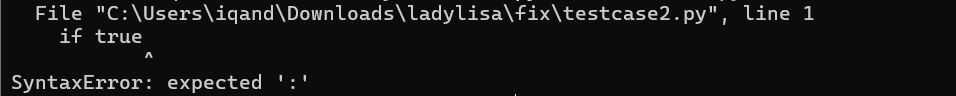
#> input picture temp/capture_1776363104.png, 956 x 96 px; its folder holds only this picture in this run
$ python tessa.py
#> lines starting #> are read from the running program, lines starting #| are printed output that depends on the picture
import cv2
import pytesseract
import os
import time
import numpy as np
import re
from pytesseract import TesseractError

# -----------------------------
# CONFIG
# -----------------------------

# 🔥 FORCE TESSERACT PATH (IMPORTANT)
pytesseract.pytesseract.tesseract_cmd = r"C:\Program Files\Tesseract-OCR\tesseract.exe"

TEMP_DIR = os.path.join(
    os.path.dirname(os.path.dirname(os.path.abspath(__file__))),
    "temp"
)

# 🔥 ENSURE TEMP DIRECTORY EXISTS
if not os.path.exists(TEMP_DIR):
    os.makedirs(TEMP_DIR)


# -----------------------------
# 1. GET LATEST IMAGE
# -----------------------------

def get_latest_image(temp_dir):
#> in extract_text_from_screenshot, img is the input picture: shape (96, 956, 3); mean B, G, R 21.4, 21.4, 21.4
    files = [
        os.path.join(temp_dir, f)
        for f in os.listdir(temp_dir)
        if f.endswith(".png")
    ]

    if not files:
        return None

    return max(files, key=os.path.getctime)


# -----------------------------
# 2. TERMINAL DETECTION
# -----------------------------

def is_terminal_screen(gray, text):
#> called with text = ''
    mean = gray.mean()
#> mean = 21.4
    std = gray.std()
#> std = 38.28

    visual_ok = (mean < 200) and (std > 20)
#> visual_ok = True

    lines = [l for l in text.split("\n") if l.strip()]
    density_ok = len(lines) >= 5

    terminal_chars = ["$", ">", ":", "/", "\\"]
    char_score = sum(any(c in line for c in terminal_chars) for line in lines)
    char_ok = char_score >= 2

    return sum([visual_ok, density_ok, char_ok]) >= 2


# -----------------------------
# 3. PREPROCESSING
# -----------------------------

def preprocess(img):
    gray = cv2.cvtColor(img, cv2.COLOR_BGR2GRAY)

    if gray.mean() < 127:
        gray = cv2.bitwise_not(gray)
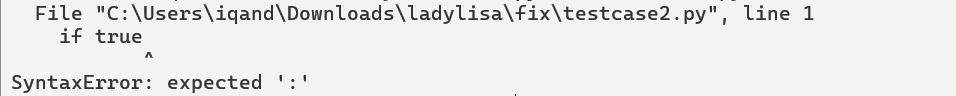
#> gray: shape (96, 956); min 12, max 243, mean 233.6

    h, w = gray.shape
#> h = 96; w = 956

    scale = 3 if w < 1000 else 2
#> scale = 3

    resized = cv2.resize(
        gray,
        None,
        fx=scale,
        fy=scale,
        interpolation=cv2.INTER_CUBIC
    )
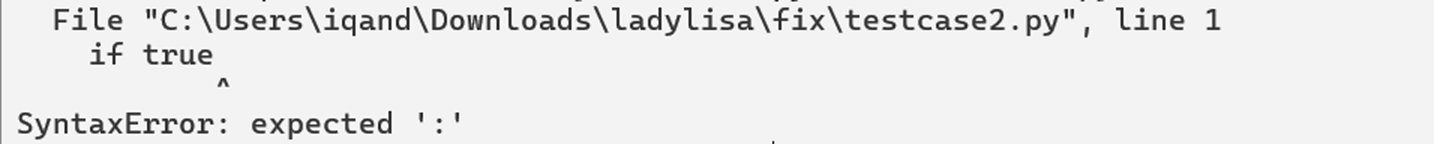
#> resized: shape (288, 2868) (shown at 1/2 size); min 0, max 255, mean 233.5

    return resized


# -----------------------------
# 4. CLEAN OUTPUT
# -----------------------------

# [106 lines left out: functions clean_text, merge_broken_paths, clean_path, fix_paths_in_text, process_ocr_output, process_saved_file and 1 more, not called in this run]


# -----------------------------
# 7. MAIN PIPELINE
# -----------------------------

def extract_text_from_screenshot():
    image_path = get_latest_image(TEMP_DIR)

    if not image_path:
        print("[OCR] No image found")
        return

    print(f"[OCR] Processing image: {image_path}")

    img = cv2.imread(image_path)

    if img is None:
        print("[OCR] Failed to load image")
        return

    gray = cv2.cvtColor(img, cv2.COLOR_BGR2GRAY)

    # Pre-check (light OCR)
    try:
        pre_text = pytesseract.image_to_string(gray, config="--psm 6")
    except TesseractError as e:
        print(f"[OCR] Pre-check OCR failed: {e}")
        pre_text = ""
    except Exception as e:
        print(f"[OCR] Pre-check OCR crashed: {e}")
        pre_text = ""

    if not is_terminal_screen(gray, pre_text):
        print("[OCR] Not a terminal screen, continuing anyway...")

    # Main OCR
    processed = preprocess(img)

    try:
        raw_text = pytesseract.image_to_string(
            processed,
            config="--oem 3 --psm 6"
        )
    except TesseractError as e:
        print(f"[OCR] Main OCR failed: {e}")
        return
    except Exception as e:
        print(f"[OCR] Main OCR crashed: {e}")
        return

    clean = clean_text(raw_text)

    if not clean.strip():
        print("[OCR] No meaningful text extracted")
        return

    output_path = save_output(clean, TEMP_DIR)
    process_saved_file(output_path)


def run_ocr():
    """Legacy function for backward compatibility."""
    extract_text_from_screenshot()


# -----------------------------
# ENTRY
# -----------------------------

if __name__ == "__main__":
    print("[OCR] Starting OCR module...")
    run_ocr()
